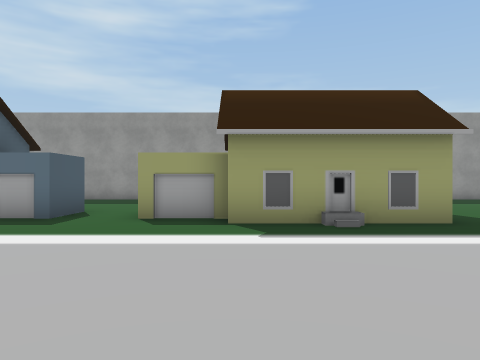
View 1 (above)

24 first-person views from a walk through a 3-D level made in the Unity game engine. The camera is 1.4 m above the floor, looks level and sees 70° across. The floor is counted in squares, 2 m on a side. Each view is taken from the middle of a square. On the plan, view 1 faces up. The plan holds only what a view shows up to about 11 squares ahead; the rest is blank. The place goes on beyond the plan. The player character is not drawn. Some surface patterns are stand-ins.

View 2
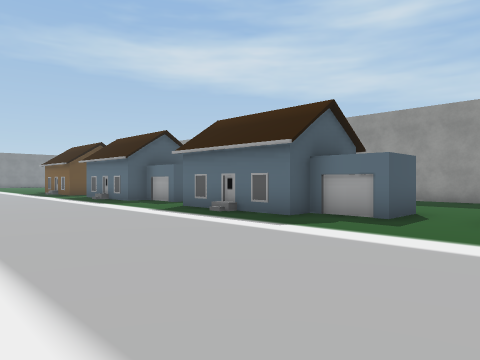

View 3
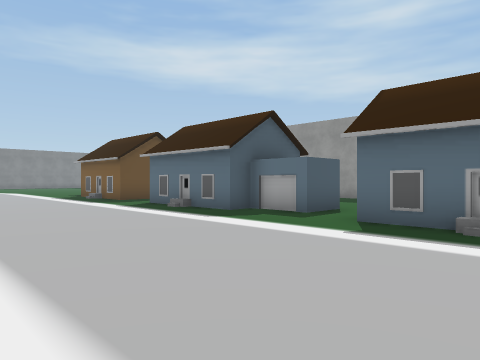

View 4
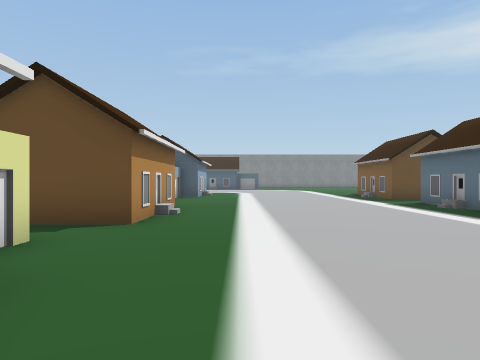

View 5
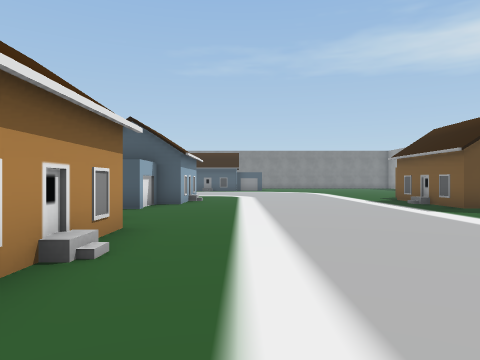

View 6
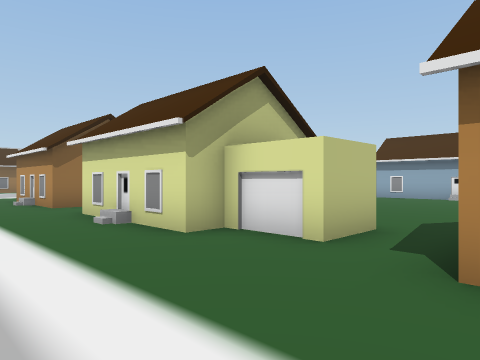

View 7
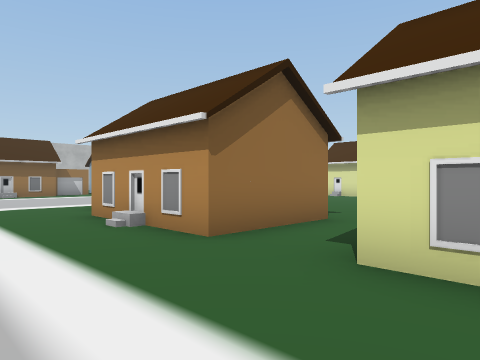

View 8
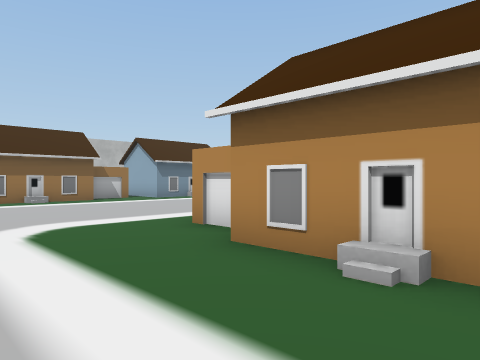

View 9
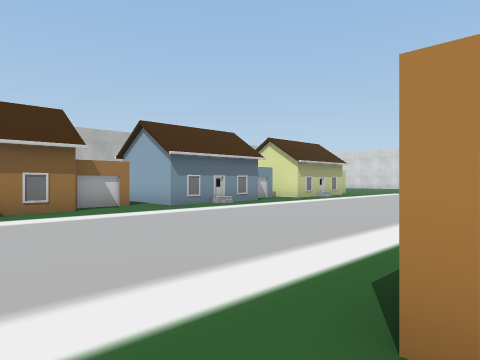

View 10
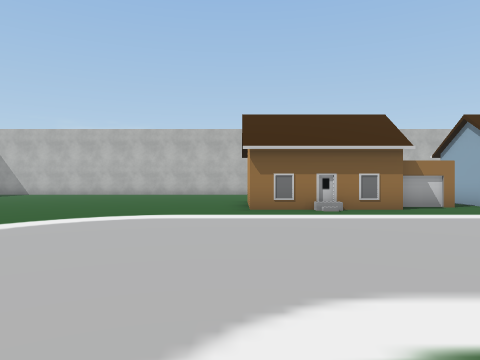

View 11
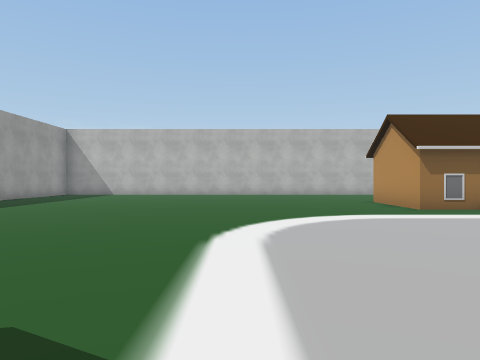

View 12
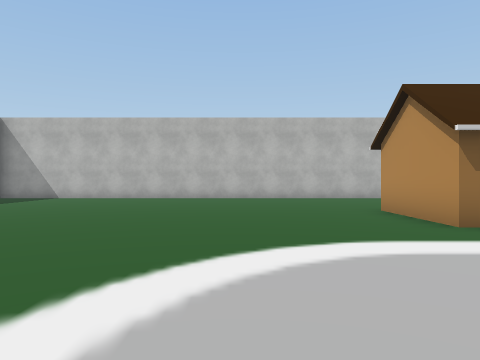

View 13
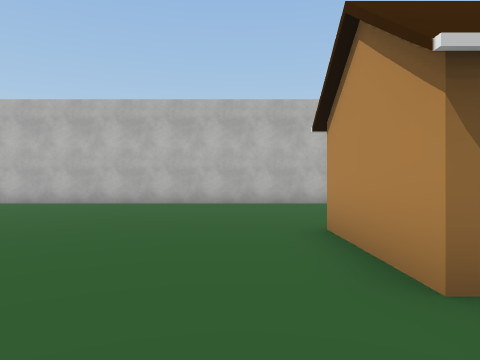

View 14
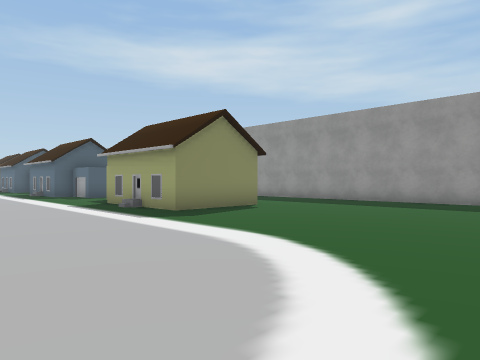

View 15
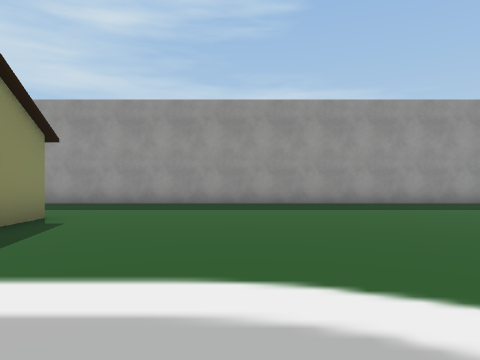

View 16
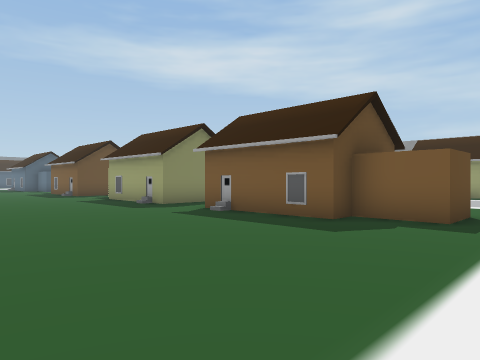

View 17
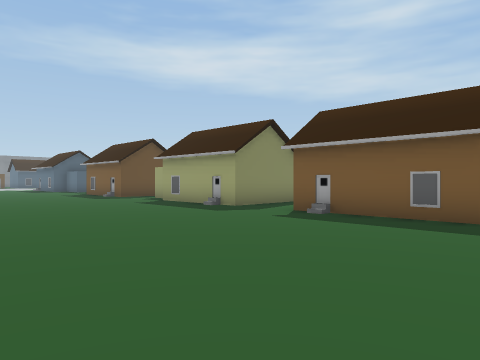

View 18
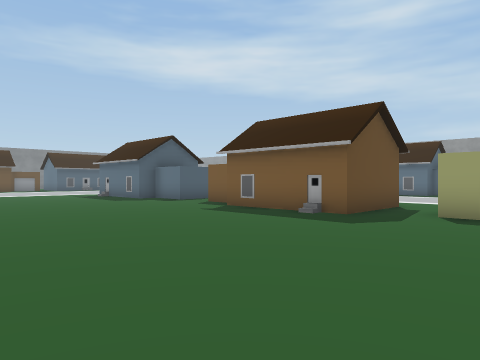

View 19
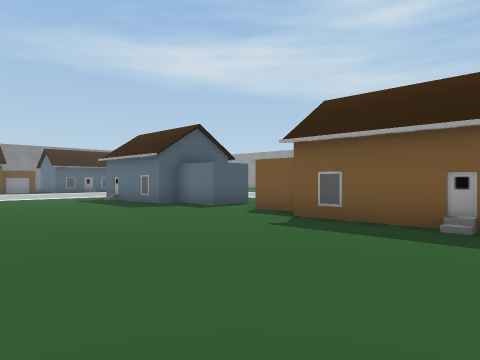

View 20
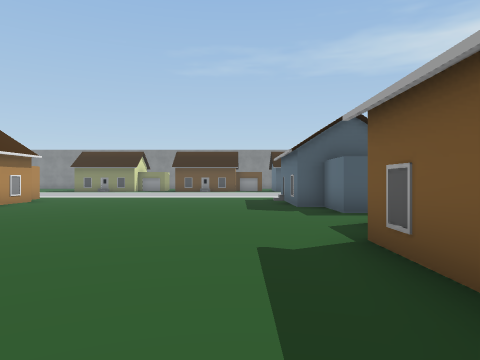

View 21
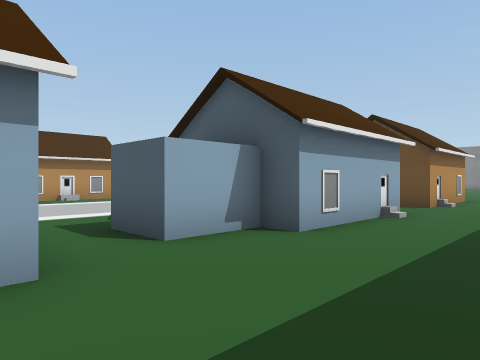

View 22
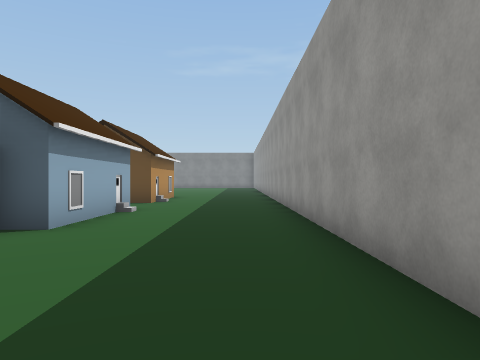

View 23
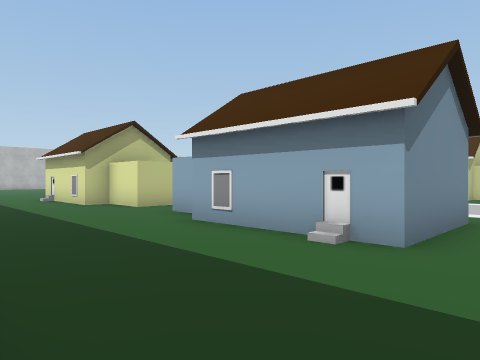

View 24
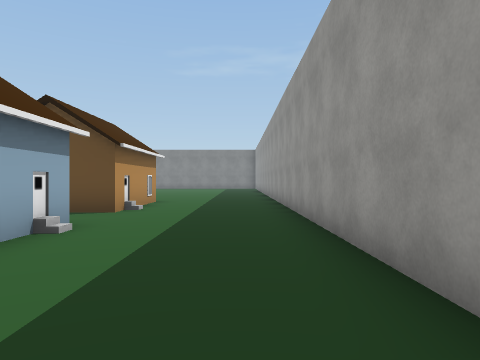

### Floor plan
Key: @ floor where view 1 was taken; # wall or solid block; . floor; H house.
Columns run from 21 left of view 1 to 20 right of it. Each row starts with its distance up from view 1.
 13 #############    ##   ##############
 12 ...............  ..    .............
 11 ....................   .............
 10 .................................... ..
  9 .......................................
  8 HHHH..HHHH...HHHH....HHHH.............. .#
  7 HHHH  HHHHH..HHHHH..HHHHH................#
  6  HHH. HHHH...HHHH....HHHH................#
  5  ........................................#
  4  ........................................#
  3  ........................................#
  2  ........................................#
  1  ........................................#
  0  ....................@...................#
 -1  ...............................HHH .....#
 -2  HH....HHHH...HHHH..HHH.........HH       #
 -3   HH..HHHHH.HHHHHH..HHHHH.......HH
 -4 HHH....HHHH...HHHH..HHH..........H
 -5 .................................H
 -6 ...................................
 -7 ................................HHH
 -8 ................................HH
 -9 ................................H
-10 ............... ...............
-11 .....      ....      ....   ..

Positions as (right, up) in squares from view 1, and headings:
1: (0, 0), facing up
2: (-1, 0), facing up-left
3: (-6, 0), facing up-left
4: (-5, 0), facing left
5: (-9, 0), facing left
6: (-11, 1), facing down-right
7: (-5, 1), facing down-right
8: (-1, 1), facing down-right
9: (3, -1), facing down-right
10: (3, 0), facing right
11: (3, 4), facing right
12: (6, 3), facing right
13: (9, 1), facing right
14: (10, 1), facing up-left
15: (7, 2), facing up
16: (5, -10), facing up-left
17: (3, -11), facing up-left
18: (-7, -11), facing up-left
19: (-10, -10), facing up-left
20: (-10, -6), facing left
21: (-8, 11), facing down-left
22: (-7, 11), facing left
23: (-10, 12), facing down-right
24: (-10, 11), facing left
